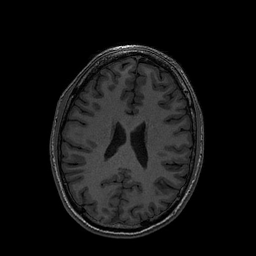
%> input picture src/slice102.bmp, 256 x 256 px
$ octave Project.m   (GNU Octave 9; MATLAB toolbox functions it lacks are replaced by stand-ins)
%> lines starting %> are read from the running program, lines starting %| are printed output that depends on the picture; in (x1, y1, x2, y2) boxes, pixels count from 0 and x2, y2 are one past the last pixel; in counts of white or black regions, pixels touching at a corner belong together; the program's own positions count from 1
close all;
clc;

image = imread('slice102.bmp');
%> image is the input picture: size 256x256 uint8; min 0, max 255, mean 18.7
image=im2double(image);
%> image: size 256x256 double
%%-------declarations--------------%%%
[rows cols]=size(image);
%> rows = 256; cols = 256
%%------Canny Edge image------------%%%
canny_image=edge(image,'canny',0.075);
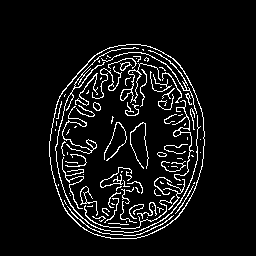
%> canny_image: size 256x256 logical; 7.2% white in thin lines or dots, all inside (x1, y1, x2, y2) = (49, 44, 205, 239)
figure('Name','Canny edges in Image ');
imshow(canny_image);
%%------Edge preserving smoothing----%%%
Gx = [1 0 -1; 2 0 -2; 1 0 -1];
Gy = [1 2 1; 0 0 0; -1 -2 -1];

%%for a=1:2 %%iterations

Gx = imfilter(image, Gx);
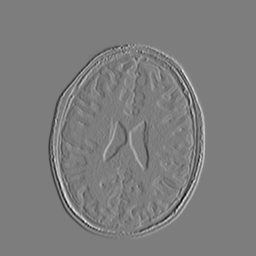
%> Gx: size 256x256 double; min -1.92, max 1.97, mean -2e-19; drawn with min black and max white
Gy = imfilter(image, Gy);
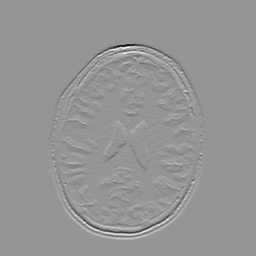
%> Gy: size 256x256 double; min -3.44, max 2.42, mean 6.51e-19; drawn with min black and max white
% [4 lines of commented-out code are left out]
for x = 1:rows
  for y = 1:cols
    G_magnitude (x,y) = (Gx(x,y).^2 + Gy(x,y).^2);       %%Gradient_mag calculated
  end
end
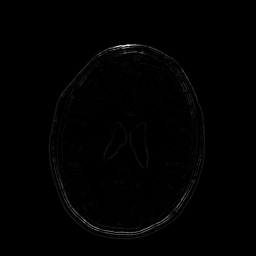
%> G_magnitude: size 256x256 double; min 0, max 12.04, mean 0.0753; drawn with min black and max white
 figure('Name','Gradient magnitude is : ');
 imshow(G_magnitude);
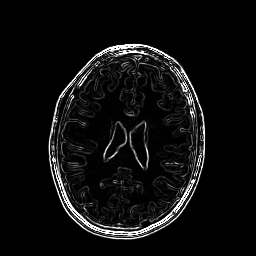
%> displayed picture: size 256x256, on the screen's scale of 0 to 255; min 0, max 255, mean 14.2
Gaussian_filter = zeros(rows, cols);
k = 0.74; %Threshold for smoothing
for x = 1:rows
  for y = 1:cols
    Gaussian_filter (x,y) = exp(-(abs(G_magnitude(x,y))/(2*k.^2)));    %%Gaussian filtr calculated
  end
end
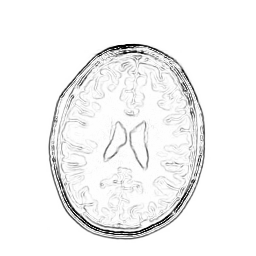
%> Gaussian_filter: size 256x256 double; min 1.68e-05, max 1, mean 0.957
figure('Name','Gaussian filter is : ');
imshow(Gaussian_filter);
modified_image = zeros(rows, cols);
for x = 2:rows-1
  for y = 2:cols-1
    normalized_value = 0;
      for i = -1:1
          for j=-1:1
            normalized_value = normalized_value + Gaussian_filter (x + i, y + j);
            modified_image(x, y)= modified_image(x, y)+(image(x + i, y + j).*Gaussian_filter (x + i, y + j));
          end
      end
      modified_image(x, y)= (1/normalized_value)*modified_image(x, y);
  end
end
figure('Name','modified img new : ');
imshow(modified_image);
%%end
imwrite(modified_image, 'gaussian.bmp');
modified_image=imread('gaussian.bmp');
[rows cols]=size(modified_image);

%%------------------Region growing--------------------%%
labelled_image = zeros (rows,cols);
label_region = 1;
%> (the run ends here)
